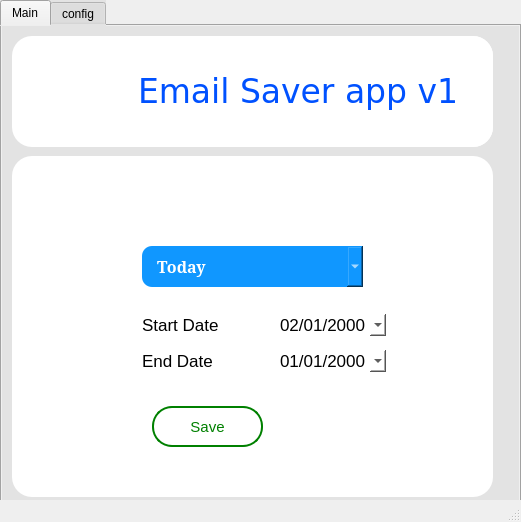
<?xml version="1.0" encoding="UTF-8"?>
<ui version="4.0">
 <class>MainWindow</class>
 <widget class="QMainWindow" name="MainWindow">
  <property name="geometry">
   <rect>
    <x>0</x>
    <y>0</y>
    <width>521</width>
    <height>522</height>
   </rect>
  </property>
  <property name="windowTitle">
   <string>MainWindow</string>
  </property>
  <widget class="QWidget" name="centralwidget">
   <property name="styleSheet">
    <string notr="true">background-color : whitergb(231, 231, 231)</string>
   </property>
   <widget class="QTabWidget" name="tabWidget">
    <property name="geometry">
     <rect>
      <x>0</x>
      <y>0</y>
      <width>521</width>
      <height>511</height>
     </rect>
    </property>
    <property name="styleSheet">
     <string notr="true">background-color :  rgb(227, 227, 227);</string>
    </property>
    <property name="currentIndex">
     <number>0</number>
    </property>
    <widget class="QWidget" name="Main">
     <attribute name="title">
      <string>Main</string>
     </attribute>
     <widget class="QWidget" name="widget" native="true">
      <property name="geometry">
       <rect>
        <x>10</x>
        <y>10</y>
        <width>481</width>
        <height>111</height>
       </rect>
      </property>
      <property name="styleSheet">
       <string notr="true">background-color : white;
border-radius : 20px;
</string>
      </property>
      <layout class="QHBoxLayout" name="horizontalLayout">
       <item>
        <widget class="QLabel" name="label_2">
         <property name="minimumSize">
          <size>
           <width>120</width>
           <height>100</height>
          </size>
         </property>
         <property name="maximumSize">
          <size>
           <width>100</width>
           <height>100</height>
          </size>
         </property>
         <property name="text">
          <string/>
         </property>
         <property name="pixmap">
          <pixmap resource="../emailapp.qrc">:/icons/email.png</pixmap>
         </property>
         <property name="scaledContents">
          <bool>true</bool>
         </property>
        </widget>
       </item>
       <item>
        <widget class="QLabel" name="label">
         <property name="font">
          <font>
           <family>Verdana</family>
           <pointsize>25</pointsize>
           <bold>false</bold>
          </font>
         </property>
         <property name="styleSheet">
          <string notr="true">color : rgb(0, 81, 255)</string>
         </property>
         <property name="text">
          <string>Email Saver app v1</string>
         </property>
        </widget>
       </item>
      </layout>
     </widget>
     <widget class="QWidget" name="widget_2" native="true">
      <property name="enabled">
       <bool>true</bool>
      </property>
      <property name="geometry">
       <rect>
        <x>10</x>
        <y>130</y>
        <width>481</width>
        <height>341</height>
       </rect>
      </property>
      <property name="styleSheet">
       <string notr="true">QWidget{
background-color : white;
border-radius : 20px;
}

QComboBox{
border-radius : 10px;
padding-left : 15px;
}

QPushButton{
background-color: white;
border :2px solid green;
color : green;
padding : 10px 5px;
font-size : 15px;
}

QPushButton:checked{
	background-color : rgb(202, 255, 233)
}</string>
      </property>
      <widget class="QComboBox" name="selected_option">
       <property name="geometry">
        <rect>
         <x>130</x>
         <y>90</y>
         <width>221</width>
         <height>41</height>
        </rect>
       </property>
       <property name="styleSheet">
        <string notr="true">font-family : serif;
font-size : 16px;
font-weight : 600;
background-color : rgb(16, 151, 255);
color : white;
border : none;</string>
       </property>
       <item>
        <property name="text">
         <string>Today</string>
        </property>
       </item>
       <item>
        <property name="text">
         <string>Yesterday</string>
        </property>
       </item>
       <item>
        <property name="text">
         <string>Date Range</string>
        </property>
       </item>
      </widget>
      <widget class="QLabel" name="label_3">
       <property name="geometry">
        <rect>
         <x>40</x>
         <y>80</y>
         <width>60</width>
         <height>60</height>
        </rect>
       </property>
       <property name="minimumSize">
        <size>
         <width>60</width>
         <height>60</height>
        </size>
       </property>
       <property name="maximumSize">
        <size>
         <width>60</width>
         <height>60</height>
        </size>
       </property>
       <property name="text">
        <string/>
       </property>
       <property name="pixmap">
        <pixmap resource="../emailapp.qrc">:/icons/date.png</pixmap>
       </property>
       <property name="scaledContents">
        <bool>true</bool>
       </property>
      </widget>
      <widget class="QPushButton" name="save_button">
       <property name="geometry">
        <rect>
         <x>140</x>
         <y>250</y>
         <width>111</width>
         <height>41</height>
        </rect>
       </property>
       <property name="styleSheet">
        <string notr="true"/>
       </property>
       <property name="text">
        <string>Save</string>
       </property>
       <property name="icon">
        <iconset>
         <normaloff>../icons/true.png</normaloff>../icons/true.png</iconset>
       </property>
       <property name="iconSize">
        <size>
         <width>25</width>
         <height>25</height>
        </size>
       </property>
       <property name="checkable">
        <bool>true</bool>
       </property>
       <property name="checked">
        <bool>false</bool>
       </property>
       <property name="autoExclusive">
        <bool>true</bool>
       </property>
      </widget>
      <widget class="QWidget" name="date_column" native="true">
       <property name="enabled">
        <bool>true</bool>
       </property>
       <property name="geometry">
        <rect>
         <x>130</x>
         <y>150</y>
         <width>244</width>
         <height>76</height>
        </rect>
       </property>
       <property name="autoFillBackground">
        <bool>false</bool>
       </property>
       <property name="styleSheet">
        <string notr="true">font-size : 17px;</string>
       </property>
       <layout class="QVBoxLayout" name="verticalLayout">
        <item>
         <layout class="QHBoxLayout" name="horizontalLayout_2">
          <item>
           <widget class="QLabel" name="label_4">
            <property name="styleSheet">
             <string notr="true"/>
            </property>
            <property name="text">
             <string>Start Date</string>
            </property>
           </widget>
          </item>
          <item>
           <spacer name="horizontalSpacer_3">
            <property name="orientation">
             <enum>Qt::Orientation::Horizontal</enum>
            </property>
            <property name="sizeHint" stdset="0">
             <size>
              <width>28</width>
              <height>18</height>
             </size>
            </property>
           </spacer>
          </item>
          <item>
           <widget class="QDateEdit" name="dateEdit">
            <property name="displayFormat">
             <string>MM/dd/yyyy</string>
            </property>
            <property name="calendarPopup">
             <bool>true</bool>
            </property>
            <property name="date">
             <date>
              <year>2000</year>
              <month>2</month>
              <day>1</day>
             </date>
            </property>
           </widget>
          </item>
         </layout>
        </item>
        <item>
         <layout class="QHBoxLayout" name="horizontalLayout_3">
          <item>
           <widget class="QLabel" name="label_5">
            <property name="text">
             <string>End Date</string>
            </property>
           </widget>
          </item>
          <item>
           <spacer name="horizontalSpacer_2">
            <property name="orientation">
             <enum>Qt::Orientation::Horizontal</enum>
            </property>
            <property name="sizeHint" stdset="0">
             <size>
              <width>28</width>
              <height>18</height>
             </size>
            </property>
           </spacer>
          </item>
          <item>
           <widget class="QDateEdit" name="dateEdit_2">
            <property name="displayFormat">
             <string>MM/dd/yyyy</string>
            </property>
            <property name="calendarPopup">
             <bool>true</bool>
            </property>
           </widget>
          </item>
         </layout>
        </item>
       </layout>
      </widget>
     </widget>
    </widget>
    <widget class="QWidget" name="config">
     <attribute name="title">
      <string>config</string>
     </attribute>
     <widget class="QWidget" name="widget_3" native="true">
      <property name="geometry">
       <rect>
        <x>10</x>
        <y>10</y>
        <width>491</width>
        <height>451</height>
       </rect>
      </property>
      <widget class="QLabel" name="label_6">
       <property name="geometry">
        <rect>
         <x>20</x>
         <y>140</y>
         <width>51</width>
         <height>41</height>
        </rect>
       </property>
       <property name="text">
        <string/>
       </property>
       <property name="pixmap">
        <pixmap resource="../emailapp.qrc">:/icons/path.png</pixmap>
       </property>
       <property name="scaledContents">
        <bool>true</bool>
       </property>
      </widget>
      <widget class="QLineEdit" name="path">
       <property name="geometry">
        <rect>
         <x>90</x>
         <y>150</y>
         <width>371</width>
         <height>31</height>
        </rect>
       </property>
       <property name="styleSheet">
        <string notr="true">font-family : serif;
font-size : 16px;
font-weight : 600;
background-color : rgb(16, 151, 255);
color : white;
border : none;</string>
       </property>
      </widget>
      <widget class="QWidget" name="widget_4" native="true">
       <property name="geometry">
        <rect>
         <x>0</x>
         <y>0</y>
         <width>481</width>
         <height>111</height>
        </rect>
       </property>
       <property name="styleSheet">
        <string notr="true">background-color : white;
border-radius : 20px;
</string>
       </property>
       <layout class="QHBoxLayout" name="horizontalLayout_4">
        <item>
         <widget class="QLabel" name="label_7">
          <property name="minimumSize">
           <size>
            <width>120</width>
            <height>100</height>
           </size>
          </property>
          <property name="maximumSize">
           <size>
            <width>100</width>
            <height>100</height>
           </size>
          </property>
          <property name="text">
           <string/>
          </property>
          <property name="pixmap">
           <pixmap resource="../emailapp.qrc">:/icons/email.png</pixmap>
          </property>
          <property name="scaledContents">
           <bool>true</bool>
          </property>
         </widget>
        </item>
        <item>
         <widget class="QLabel" name="label_8">
          <property name="font">
           <font>
            <family>Verdana</family>
            <pointsize>25</pointsize>
            <bold>false</bold>
           </font>
          </property>
          <property name="styleSheet">
           <string notr="true">color : rgb(0, 81, 255)</string>
          </property>
          <property name="text">
           <string>Email Saver app v1</string>
          </property>
         </widget>
        </item>
       </layout>
      </widget>
      <widget class="QLabel" name="label_9">
       <property name="geometry">
        <rect>
         <x>30</x>
         <y>190</y>
         <width>41</width>
         <height>41</height>
        </rect>
       </property>
       <property name="text">
        <string/>
       </property>
       <property name="pixmap">
        <pixmap resource="../emailapp.qrc">:/icons/searching.png</pixmap>
       </property>
       <property name="scaledContents">
        <bool>true</bool>
       </property>
      </widget>
      <widget class="QLineEdit" name="url">
       <property name="geometry">
        <rect>
         <x>90</x>
         <y>200</y>
         <width>371</width>
         <height>31</height>
        </rect>
       </property>
       <property name="styleSheet">
        <string notr="true">font-family : serif;
font-size : 16px;
font-weight : 600;
background-color : rgb(16, 151, 255);
color : white;
border : none;</string>
       </property>
      </widget>
     </widget>
    </widget>
   </widget>
  </widget>
  <widget class="QStatusBar" name="statusbar"/>
 </widget>
 <resources>
  <include location="../emailapp.qrc"/>
 </resources>
 <connections/>
</ui>
